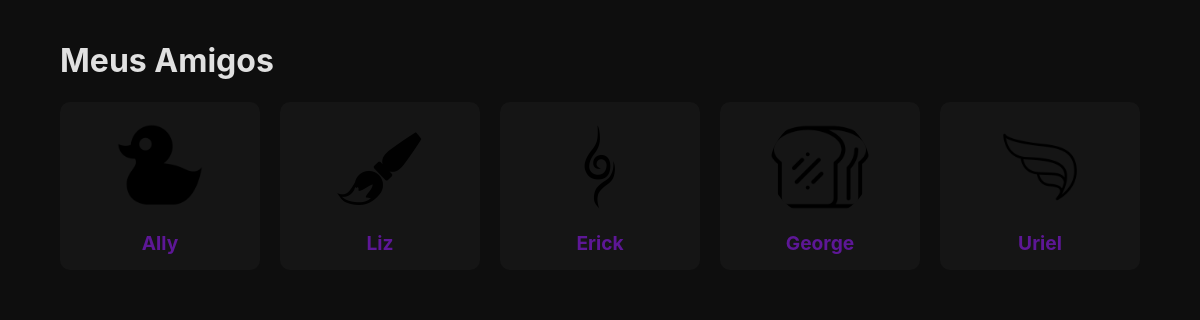
The page / on the database its author committed.
### friends/models.py (models this page shows, shortened)
class Friend(models.Model):
    name = models.CharField(max_length=100)
    icon = models.ImageField(upload_to='icons/')
    password_hash = models.CharField(max_length=128)
    password_hint = models.CharField(max_length=255)
    slug = models.SlugField(unique=True, blank=True)

### core/views.py (the view)
# urls.py: path('', dashboard, name='dashboard'),
def dashboard(request):
    friends = Friend.objects.all()
    return render(request, 'core/dashboard.html', {'friends': friends})

### templates/core/dashboard.html
{% extends "base.html" %}
{% block content %}
<div class="container">
    <h1>Meus Amigos</h1>
    <div style="display:grid;grid-template-columns:repeat(auto-fit,minmax(180px,1fr));gap:20px;margin-top:20px;">
        {% for friend in friends %}
        <a href="{% url 'friend_login' friend.slug %}" style="text-decoration:none;">
            <div class="card">
                <img src="{{ friend.icon.url }}" alt="{{ friend.name }}">
                <h3 style="color: #5d1796;">{{ friend.name }}</h3>
            </div>
        </a>
        {% endfor %}
    </div>
</div>
{% endblock %}

### templates/base.html (shortened to what this page needs)
{% load static %}
<!DOCTYPE html>
<html lang="en">
<head>
    <link rel="stylesheet" href="{% static 'css/style.css' %}">
</head>
<body>
    {% block content %}{% endblock %}
</body>
</html>

### static/css/style.css (style rules this page uses)
body { background-color: #0e0e0e; color: #e0e0e0; font-family: 'Inter', sans-serif; margin: 0; padding: 0; }
.container { width: 90%; max-width: 1200px; margin: auto; padding: 20px; }
.card { background-color: #151515; border-radius: 10px; padding: 15px; text-align: center; transition: transform 0.2s, box-shadow 0.2s; cursor: pointer; }
.card img { width: 100px; height: 100px; object-fit: cover; border-radius: 50%; margin-bottom: 10px; }
.card h3 { margin: 0; font-size: 1.2em; }

### rows shown on the page
Friend: icon (picture), name "Ally"
Friend: icon (picture), name "Liz"
Friend: icon (picture), name "Erick"
Friend: icon (picture), name "George"
Friend: icon (picture), name "Uriel"
